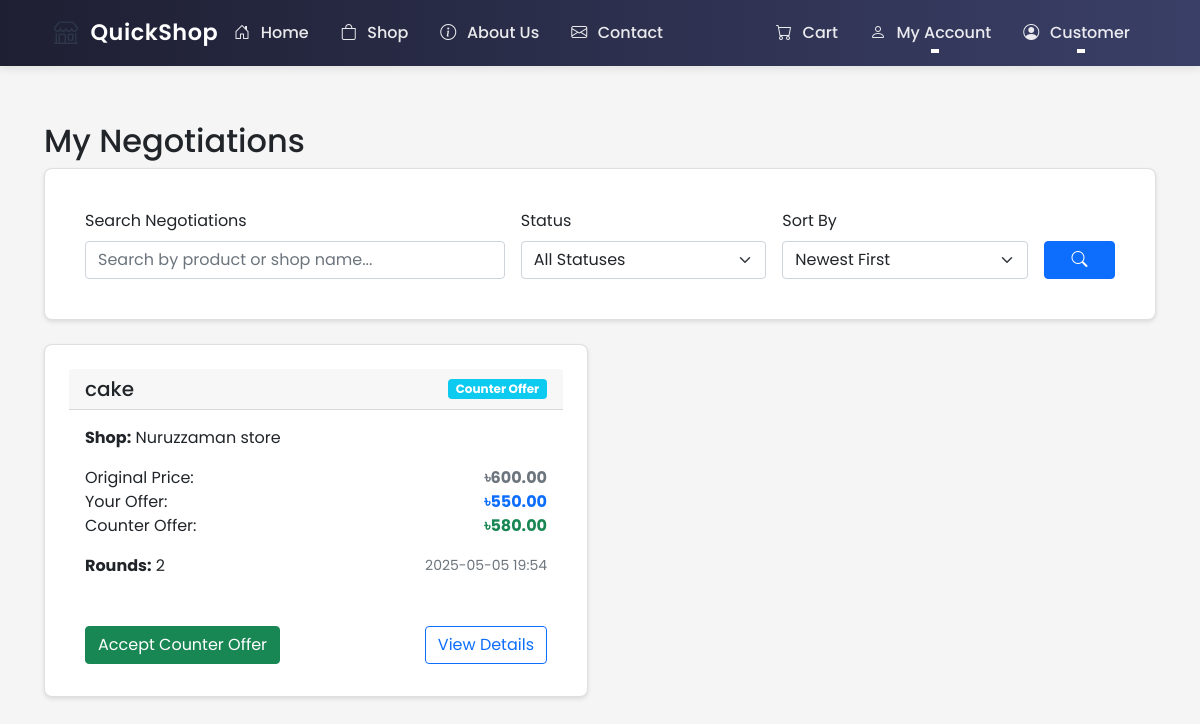
Page /user/negotiations (signed in) on the committed database.
### ecommerce/models/user.py (models this page shows, shortened)
class User(UserMixin, db.Model):
    id = db.Column(db.Integer, primary_key=True)
    username = db.Column(db.String(80), unique=True, nullable=False)
    email = db.Column(db.String(120), unique=True, nullable=False)
    password_hash = db.Column(db.String(128))
    role = db.Column(db.String(20), nullable=False, default='user')  # user, shop_owner, delivery, admin
    location_lat = db.Column(db.Float)
    location_lng = db.Column(db.Float)
    address = db.Column(db.String(200))
    created_at = db.Column(db.DateTime, default=datetime.utcnow)
    updated_at = db.Column(db.DateTime, default=datetime.utcnow, onupdate=datetime.utcnow)
    is_active = db.Column(db.Boolean, default=True)
    orders = db.relationship('Order', lazy=True, foreign_keys='Order.customer_id')
    shop = db.relationship('Shop', backref='owner', lazy=True, uselist=False)
    deliveries = db.relationship('Order', backref='assigned_delivery_person', lazy=True,
                               foreign_keys='Order.delivery_person_id')

### ecommerce/models/negotiation.py (models this page shows, shortened)
class Negotiation(db.Model):
    id = db.Column(db.Integer, primary_key=True)
    product_id = db.Column(db.Integer, db.ForeignKey('product.id'), nullable=False)
    customer_id = db.Column(db.Integer, db.ForeignKey('user.id'), nullable=False)
    initial_price = db.Column(db.Float, nullable=False)  # Original product price
    offered_price = db.Column(db.Float, nullable=False)  # Customer's offered price
    counter_price = db.Column(db.Float)  # AI/Shop counter offer
    final_price = db.Column(db.Float)  # Final agreed price
    status = db.Column(db.String(20), nullable=False, default='pending')  # pending, counter_offer, accepted, rejected
    rounds = db.Column(db.Integer, default=0)  # Number of negotiation rounds
    created_at = db.Column(db.DateTime, default=datetime.utcnow)
    updated_at = db.Column(db.DateTime, default=datetime.utcnow, onupdate=datetime.utcnow)
    product = db.relationship('Product', backref='negotiations')
    customer = db.relationship('User', backref='negotiations')

### ecommerce/models/shop.py (models this page shows, shortened)
class Product(db.Model):
    id = db.Column(db.Integer, primary_key=True)
    name = db.Column(db.String(100), nullable=False)
    description = db.Column(db.Text)
    price = db.Column(db.Float, nullable=False)
    stock = db.Column(db.Integer, nullable=False, default=0)
    shop_id = db.Column(db.Integer, db.ForeignKey('shop.id'), nullable=False)
    image_url = db.Column(db.String(255))
    category = db.Column(db.String(50))  # Add category field
    created_at = db.Column(db.DateTime, default=datetime.utcnow)
    min_price = db.Column(db.Float)  # Minimum acceptable price
    max_discount_percentage = db.Column(db.Float, default=20.0)  # Maximum allowed discount
    continue_iteration = db.Column(db.Boolean, default=False)  # Whether to continue negotiation after max discount

class Shop(db.Model):
    id = db.Column(db.Integer, primary_key=True)
    name = db.Column(db.String(100), nullable=False)
    description = db.Column(db.Text)
    owner_id = db.Column(db.Integer, db.ForeignKey('user.id'), nullable=False)
    location_lat = db.Column(db.Float, nullable=False)
    location_lng = db.Column(db.Float, nullable=False)
    address = db.Column(db.String(200), nullable=False)
    created_at = db.Column(db.DateTime, default=datetime.utcnow)
    is_active = db.Column(db.Boolean, default=True)
    products = db.relationship('Product', backref='shop', lazy=True)
    orders = db.relationship('Order', backref='shop', lazy=True)

### ecommerce/routes/user.py (the view, shortened to what this page needs)
@user_bp.route('/negotiations')
@login_required
def negotiations():
    search_query = request.args.get('q', '')
    status = request.args.get('status')
    sort = request.args.get('sort', 'newest')
    page = request.args.get('page', 1, type=int)
    per_page = 10
    query = Negotiation.query.filter_by(customer_id=current_user.id)
    if status:
        query = query.filter_by(status=status)
    if sort == 'oldest':
        query = query.order_by(Negotiation.created_at.asc())
    elif sort == 'highest_offer':
        query = query.order_by(Negotiation.offered_price.desc())
    elif sort == 'lowest_offer':
        query = query.order_by(Negotiation.offered_price.asc())
    else:  # newest
        query = query.order_by(Negotiation.created_at.desc())
    pagination = query.paginate(page=page, per_page=per_page)
    negotiations = pagination.items
    return render_template('user/negotiations.html',
                         negotiations=negotiations,
                         pagination=pagination)

### ecommerce/templates/user/negotiations.html (shortened to what this page needs)
{% extends "base.html" %}
{% block content %}
<div class="container mt-4">
    <h2>My Negotiations</h2>
    <div class="card mb-4">
        <div class="card-body">
            <form class="row g-3" method="GET">
                <div class="col-md-5">
                    <label class="form-label">Search Negotiations</label>
                    <input type="text" class="form-control" name="q"
                           value="{{ request.args.get('q', '') }}"
                           placeholder="Search by product or shop name...">
                </div>
                <div class="col-md-3">
                    <label class="form-label">Status</label>
                    <select class="form-select" name="status">
                        <option value="">All Statuses</option>
                    </select>
                </div>
                <div class="col-md-3">
                    <label class="form-label">Sort By</label>
                    <select class="form-select" name="sort">
                        <option value="newest" {% if request.args.get('sort') == 'newest' %}selected{% endif %}>Newest First</option>
                    </select>
                </div>
                <div class="col-md-1 d-flex align-items-end">
                    <button type="submit" class="btn btn-primary w-100">
                        <i class="bi bi-search"></i>
                    </button>
                </div>
            </form>
        </div>
    </div>
    {% if negotiations %}
        <div class="row">
            {% for negotiation in negotiations %}
                <div class="col-md-6 mb-4">
                    <div class="card h-100">
                        <div class="card-header d-flex justify-content-between align-items-center">
                            <h5 class="mb-0">{{ negotiation.product.name }}</h5>
                            <span class="badge bg-{{ {
                                'pending': 'warning',
                                'counter_offer': 'info',
                                'accepted': 'success',
                                'rejected': 'danger'
                            }[negotiation.status] }}">
                                {{ negotiation.status|replace('_', ' ')|title }}
                            </span>
                        </div>
                        <div class="card-body">
                            <div class="mb-3">
                                <strong>Shop:</strong> {{ negotiation.product.shop.name }}
                            </div>
                            <div class="mb-3">
                                <div class="d-flex justify-content-between align-items-center">
                                    <div>Original Price:</div>
                                    <strong class="text-muted">৳{{ "%.2f"|format(negotiation.initial_price) }}</strong>
                                </div>
                                <div class="d-flex justify-content-between align-items-center">
                                    <div>Your Offer:</div>
                                    <strong class="text-primary">৳{{ "%.2f"|format(negotiation.offered_price) }}</strong>
                                </div>
                                {% if negotiation.counter_price %}
                                    <div class="d-flex justify-content-between align-items-center">
                                        <div>Counter Offer:</div>
                                        <strong class="text-success">৳{{ "%.2f"|format(negotiation.counter_price) }}</strong>
                                    </div>
                                {% endif %}
                            </div>
                            <div class="d-flex justify-content-between align-items-center">
                                <div>
                                    <strong>Rounds:</strong> {{ negotiation.rounds }}
                                </div>
                                <small class="text-muted">{{ negotiation.created_at.strftime('%Y-%m-%d %H:%M') }}</small>
                            </div>
                        </div>
                        <div class="card-footer bg-transparent border-top-0">
                            <div class="d-flex justify-content-between align-items-center">
                                {% if negotiation.status == 'counter_offer' %}
                                    <button class="btn btn-success accept-counter"
                                            data-negotiation-id="{{ negotiation.id }}"
                                            data-counter-price="{{ negotiation.counter_price }}">
                                        Accept Counter Offer
                                    </button>
                                {% elif negotiation.status == 'accepted' %}
                                    <a href="{{ url_for('main.cart') }}" class="btn btn-primary">
                                        Go to Cart
                                    </a>
                                {% endif %}
                                <a href="{{ url_for('user.negotiation_detail', nego_id=negotiation.id) }}"
                                   class="btn btn-outline-primary">View Details</a>
                            </div>
                        </div>
                    </div>
                </div>
            {% endfor %}
        </div>
    {% else %}
        <div class="text-center py-5">
            <h4>No negotiations found</h4>
            <p class="text-muted">You haven't started any price negotiations yet.</p>
            <a href="{{ url_for('shop.index') }}" class="btn btn-primary">Browse Shops</a>
        </div>
    {% endif %}
</div>
{% endblock %}

### ecommerce/templates/base.html (shortened to what this page needs)
<!DOCTYPE html>
<html lang="en">
<head>
    <link href="https://cdn.jsdelivr.net/npm/bootstrap@5.1.3/dist/css/bootstrap.min.css" rel="stylesheet">
    <link rel="stylesheet" href="https://cdn.jsdelivr.net/npm/bootstrap-icons@1.7.2/font/bootstrap-icons.css">
    <link rel="stylesheet" href="{{ url_for('static', filename='css/style.css') }}">
</head>
<body class="d-flex flex-column min-vh-100">
    <nav class="navbar navbar-expand-lg navbar-light">
        <div class="container">
            <a class="logo" href="{{ url_for('main.index') }}">
                <span class="logo-icon">
                    <i class="bi bi-shop"></i>
                </span>
                <span class="logo">QuickShop</span>
            </a>
            <div class="collapse navbar-collapse" id="navbarNav">
                <ul class="navbar-nav me-auto">
                    <li class="nav-item">
                        <a class="nav-link" href="{{ url_for('main.index') }}">
                            <i class="bi bi-house-door"></i> Home
                        </a>
                    </li>
                    <li class="nav-item">
                        <a class="nav-link" href="{{ url_for('shop.index') }}">
                            <i class="bi bi-bag"></i> Shop
                        </a>
                    </li>
                    <li class="nav-item">
                        <a class="nav-link" href="{{ url_for('main.about') }}">
                            <i class="bi bi-info-circle"></i> About Us
                        </a>
                    </li>
                    <li class="nav-item">
                        <a class="nav-link" href="{{ url_for('main.contact_page') }}">
                            <i class="bi bi-envelope"></i> Contact
                        </a>
                    </li>
                </ul>
                <ul class="navbar-nav ms-auto">
                    {% if current_user.is_authenticated %}
                        {% if current_user.role == 'admin' %}
                        <li class="nav-item">
                            <a class="nav-link" href="{{ url_for('admin.dashboard') }}">
                                <i class="bi bi-speedometer2"></i> Admin Panel
                            </a>
                        </li>
                        <li class="nav-item dropdown">
                            <a class="nav-link dropdown-toggle" href="#" role="button" data-bs-toggle="dropdown">
                                <i class="bi bi-gear"></i> Manage
                            </a>
                            <ul class="dropdown-menu">
                                <li><a class="dropdown-item" href="{{ url_for('admin.orders') }}">
                                    <i class="bi bi-box-seam"></i> Orders
                                </a></li>
                                <li><a class="dropdown-item" href="{{ url_for('admin.manage_shops') }}">
                                    <i class="bi bi-shop"></i> Shops
                                </a></li>
                                <li><a class="dropdown-item" href="{{ url_for('admin.settings') }}">
                                    <i class="bi bi-gear"></i> Settings
                                </a></li>
                            </ul>
                        </li>
                        {% else %}
                        <li class="nav-item">
                            <a class="nav-link" href="{{ url_for('main.cart') }}">
                                <i class="bi bi-cart"></i> Cart
                            </a>
                        </li>
                        <li class="nav-item dropdown">
                            <a class="nav-link dropdown-toggle" href="#" role="button" data-bs-toggle="dropdown">
                                <i class="bi bi-person"></i> My Account
                            </a>
                        </li>
                        {% endif %}
                        <li class="nav-item dropdown">
                            <a class="nav-link dropdown-toggle" href="#" role="button" data-bs-toggle="dropdown">
                                <i class="bi bi-person-circle"></i> {{ current_user.username }}
                            </a>
                        </li>
                    {% endif %}
                </ul>
            </div>
        </div>
    </nav>
    <main class="flex-shrink-0">
        {% block content %}{% endblock %}
    </main>
</body>
</html>

### ecommerce/static/css/style.css (style rules this page uses)
* { margin: 0; padding: 0; box-sizing: border-box; }
html { height: 100%; }
body { font-family: 'Poppins', sans-serif; background-color: #f5f5f5; min-height: 100vh; display: flex; flex-direction: column; }
.logo { display: flex; align-items: center; gap: 0.75rem; text-decoration: none; }
.logo-icon { display: inline-flex; align-items: center; justify-content: center; font-size: 1.5rem; color: #2D3748; }
main { flex: 1 0 auto; padding: 2rem; width: 100%; max-width: 1200px; margin: 0 auto; }
.navbar { background: linear-gradient(to right, #1e1f32, #3a3f67); padding: 0.8rem 0; box-shadow: 0 2px 10px rgba(0, 0, 0, 0.1); position: sticky; top: 0; z-index: 1000; }
.navbar .container { padding: 0 1.5rem; }
.navbar-brand, .logo { color: #ffffff !important; font-size: 1.4rem; font-weight: 600; letter-spacing: 0.5px; padding: 0; }
.navbar .nav-link { color: rgba(255, 255, 255, 0.9) !important; font-weight: 500; padding: 0.5rem 1rem !important; transition: all 0.3s ease; position: relative; }
.navbar .nav-link::after { content: ''; position: absolute; bottom: 0; left: 50%; width: 0; height: 2px; background: #ffffff; transition: all 0.3s ease; transform: translateX(-50%); }
.navbar .nav-item .nav-link i { margin-right: 0.4rem; }
.card { background: white; border-radius: 8px; box-shadow: 0 2px 4px rgba(0,0,0,0.1); padding: 1.5rem; margin-bottom: 1.5rem; }

### rows in the picture
User: username "Customer"
Negotiation: product.name "cake", status "Counter Offer", product.shop.name "Nuruzzaman store", initial_price "600.00", offered_price "550.00", counter_price "580.00", rounds "2", created_at "2025-05-05 19:54"
